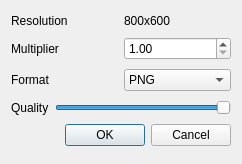
<?xml version="1.0" encoding="UTF-8"?>
<ui version="4.0">
 <class>CExportWindow</class>
 <widget class="QDialog" name="CExportWindow">
  <property name="geometry">
   <rect>
    <x>0</x>
    <y>0</y>
    <width>242</width>
    <height>164</height>
   </rect>
  </property>
  <property name="windowTitle">
   <string>Export Settings</string>
  </property>
  <property name="sizeGripEnabled">
   <bool>false</bool>
  </property>
  <layout class="QVBoxLayout" name="verticalLayout">
   <item>
    <layout class="QHBoxLayout" name="horizontalLayout_4">
     <item>
      <widget class="QLabel" name="label_4">
       <property name="text">
        <string>Resolution</string>
       </property>
      </widget>
     </item>
     <item>
      <widget class="QLabel" name="labelResolution">
       <property name="sizePolicy">
        <sizepolicy hsizetype="Preferred" vsizetype="Maximum">
         <horstretch>0</horstretch>
         <verstretch>0</verstretch>
        </sizepolicy>
       </property>
       <property name="text">
        <string>800x600</string>
       </property>
      </widget>
     </item>
    </layout>
   </item>
   <item>
    <layout class="QHBoxLayout" name="horizontalLayout_5">
     <item>
      <widget class="QLabel" name="label_6">
       <property name="text">
        <string>Multiplier</string>
       </property>
      </widget>
     </item>
     <item>
      <widget class="QDoubleSpinBox" name="doubleSpinBoxMultiplier">
       <property name="minimum">
        <double>1.000000000000000</double>
       </property>
       <property name="maximum">
        <double>100.000000000000000</double>
       </property>
       <property name="singleStep">
        <double>0.500000000000000</double>
       </property>
       <property name="value">
        <double>1.000000000000000</double>
       </property>
      </widget>
     </item>
    </layout>
   </item>
   <item>
    <layout class="QHBoxLayout" name="horizontalLayout_6">
     <item>
      <widget class="QLabel" name="label_7">
       <property name="text">
        <string>Format</string>
       </property>
      </widget>
     </item>
     <item>
      <widget class="QComboBox" name="comboBoxFormat">
       <item>
        <property name="text">
         <string>PNG</string>
        </property>
       </item>
       <item>
        <property name="text">
         <string>BMP</string>
        </property>
       </item>
       <item>
        <property name="text">
         <string>JPG</string>
        </property>
       </item>
      </widget>
     </item>
    </layout>
   </item>
   <item>
    <layout class="QHBoxLayout" name="horizontalLayout_7">
     <item>
      <widget class="QLabel" name="label_8">
       <property name="text">
        <string>Quality</string>
       </property>
      </widget>
     </item>
     <item>
      <widget class="QSlider" name="horizontalSliderQuality">
       <property name="minimum">
        <number>0</number>
       </property>
       <property name="maximum">
        <number>100</number>
       </property>
       <property name="singleStep">
        <number>5</number>
       </property>
       <property name="value">
        <number>100</number>
       </property>
       <property name="orientation">
        <enum>Qt::Horizontal</enum>
       </property>
       <property name="invertedAppearance">
        <bool>false</bool>
       </property>
      </widget>
     </item>
    </layout>
   </item>
   <item>
    <widget class="QDialogButtonBox" name="buttonBox">
     <property name="orientation">
      <enum>Qt::Horizontal</enum>
     </property>
     <property name="standardButtons">
      <set>QDialogButtonBox::Cancel|QDialogButtonBox::Ok</set>
     </property>
    </widget>
   </item>
  </layout>
 </widget>
 <resources/>
 <connections>
  <connection>
   <sender>buttonBox</sender>
   <signal>accepted()</signal>
   <receiver>CExportWindow</receiver>
   <slot>accept()</slot>
   <hints>
    <hint type="sourcelabel">
     <x>248</x>
     <y>254</y>
    </hint>
    <hint type="destinationlabel">
     <x>157</x>
     <y>274</y>
    </hint>
   </hints>
  </connection>
  <connection>
   <sender>buttonBox</sender>
   <signal>rejected()</signal>
   <receiver>CExportWindow</receiver>
   <slot>reject()</slot>
   <hints>
    <hint type="sourcelabel">
     <x>316</x>
     <y>260</y>
    </hint>
    <hint type="destinationlabel">
     <x>286</x>
     <y>274</y>
    </hint>
   </hints>
  </connection>
 </connections>
</ui>
